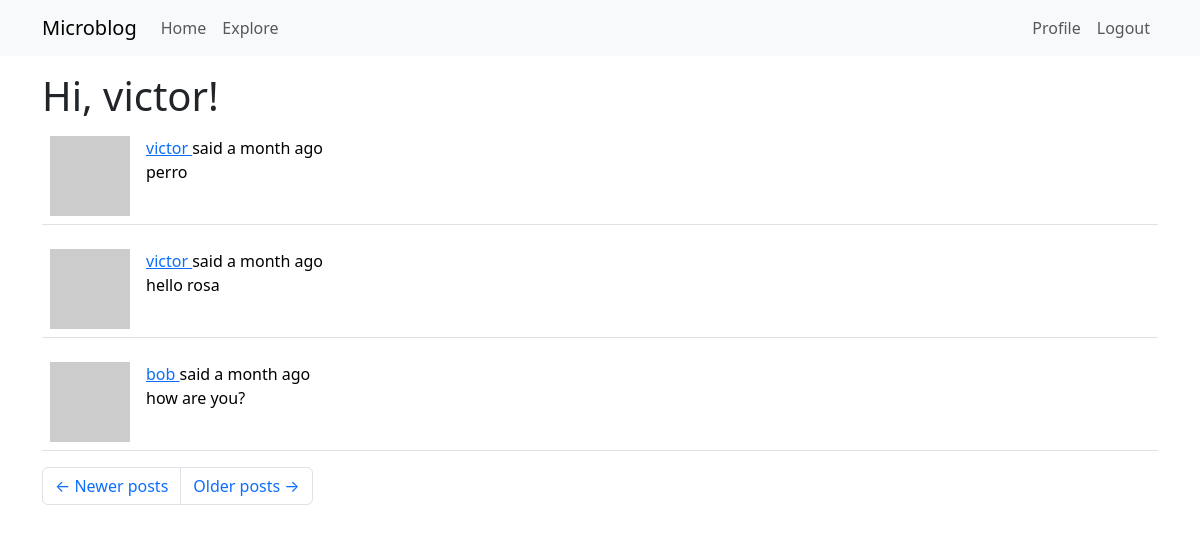
Screenshot of /explore?page=2 (signed in) with the database file from the repository.
### app/models.py (models this page shows, shortened)
class User(UserMixin, db.Model):
    id: so.Mapped[int] = so.mapped_column(primary_key=True)
    username: so.Mapped[str] = so.mapped_column(sa.String(64), index=True, unique=True)
    email: so.Mapped[str] = so.mapped_column(sa.String(120), index=True, unique=True)
    password_hash: so.Mapped[Optional[str]] = so.mapped_column(sa.String(256))
    about_me: so.Mapped[Optional[str]] = so.mapped_column(sa.String(140))
    last_seen: so.Mapped[Optional[datetime]] = so.mapped_column(
        default=lambda: datetime.now(timezone.utc)
    )
    posts: so.WriteOnlyMapped["Post"] = so.relationship(back_populates="author")
    following: so.WriteOnlyMapped["User"] = so.relationship(
        secondary=followers,
        primaryjoin=(followers.c.follower_id == id),
        secondaryjoin=(followers.c.followed_id == id),
        back_populates="followers",
    )
    followers: so.WriteOnlyMapped["User"] = so.relationship(
        secondary=followers,
        primaryjoin=(followers.c.followed_id == id),
        secondaryjoin=(followers.c.follower_id == id),
        back_populates="following",
    )
    def avatar(self, size):
        digest = md5(self.email.lower().encode("utf-8")).hexdigest()
        return f"https://www.gravatar.com/avatar/{digest}?d=identicon&s={size}"

class Post(db.Model):
    id: so.Mapped[int] = so.mapped_column(primary_key=True)
    body: so.Mapped[str] = so.mapped_column(sa.String(140))
    timestamp: so.Mapped[datetime] = so.mapped_column(
        index=True, default=lambda: datetime.now(timezone.utc)
    )
    user_id: so.Mapped[int] = so.mapped_column(sa.ForeignKey(User.id), index=True)
    author: so.Mapped[User] = so.relationship(back_populates="posts")
    language: so.Mapped[Optional[str]] = so.mapped_column(sa.String(5))

### app/routes.py (the view)
@app.route("/explore")
@login_required
def explore():
    page = request.args.get("page", 1, type=int)
    query = sa.select(Post).order_by(Post.timestamp.desc())
    posts = db.paginate(
        query, page=page, per_page=app.config["POSTS_PER_PAGE"], error_out=False
    )
    next_url = url_for("explore", page=posts.next_num) if posts.has_next else None
    prev_url = url_for("explore", page=posts.prev_num) if posts.has_prev else None
    return render_template(
        "index.html",
        title=_("Explore"),
        posts=posts.items,
        next_url=next_url,
        prev_url=prev_url,
    )

### app/__init__.py (called while the page is built)
def get_locale():
    return "es"

### app/models.py (called while the page is built)
@login.user_loader
def load_user(id):
    return db.session.get(User, int(id))

### app/routes.py (called while the page is built)
@app.before_request
def before_request():
    if current_user.is_authenticated:
        current_user.last_seen = datetime.now(timezone.utc)
        db.session.commit()
    g.locale = str(get_locale())

### app/templates/index.html (shortened to what this page needs)
{% extends "base.html" %}
{% import "bootstrap_wtf.html" as wtf %}
{% block content %}
    <h1>{{ _('Hi, %(username)s!', username=current_user.username) }}</h1>
    {% for post in posts %}
        {% include '_post.html' %}
    {% endfor %}
    <nav aria-label="Post navigation">
        <ul class="pagination">
            <li class="page-item{% if not prev_url %} disabled{% endif %}">
                <a class="page-link" href="{{ prev_url }}">
                    <span aria-hidden="true">&larr;</span> {{ _('Newer posts') }}
                </a>
            </li>
            <li class="page-item{% if not next_url %} disabled{% endif %}">
                <a class="page-link" href="{{ next_url }}">
                    {{ _('Older posts') }} <span aria-hidden="true">&rarr;</span>
                </a>
            </li>
        </ul>
    </nav>
{% endblock %}

### app/templates/_post.html (shortened to what this page needs)
    <table class="table table-hover">
        <tr>
            <td width="70px">
                <a href="{{ url_for('user', username=post.author.username) }}">
                    <img src="{{ post.author.avatar(70) }}" />
                </a>
            </td>
            <td>
                {{ _('%(username)s said %(when)s',
                    username=user_link, when=moment(post.timestamp).fromNow()) }}
                <br>
                <span id="post{{ post.id }}">{{ post.body }}</span>
            </td>
        </tr>
    </table>

### rows the page displays
Post: body "perro"
Post: body "hello rosa"
Post: body "how are you?"
